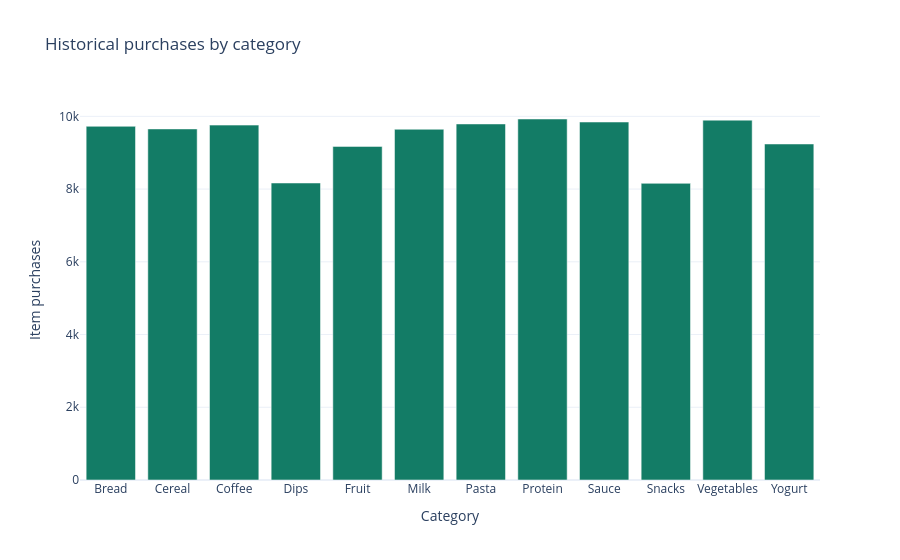
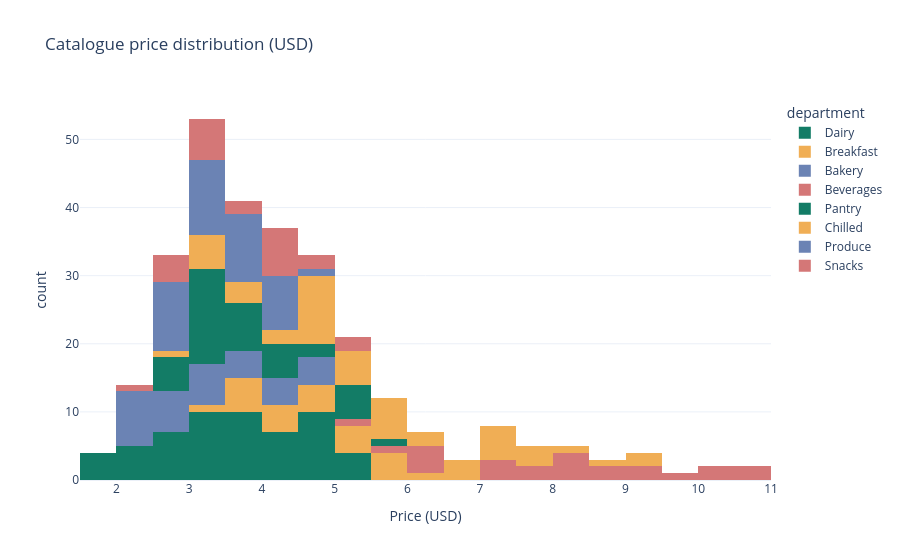
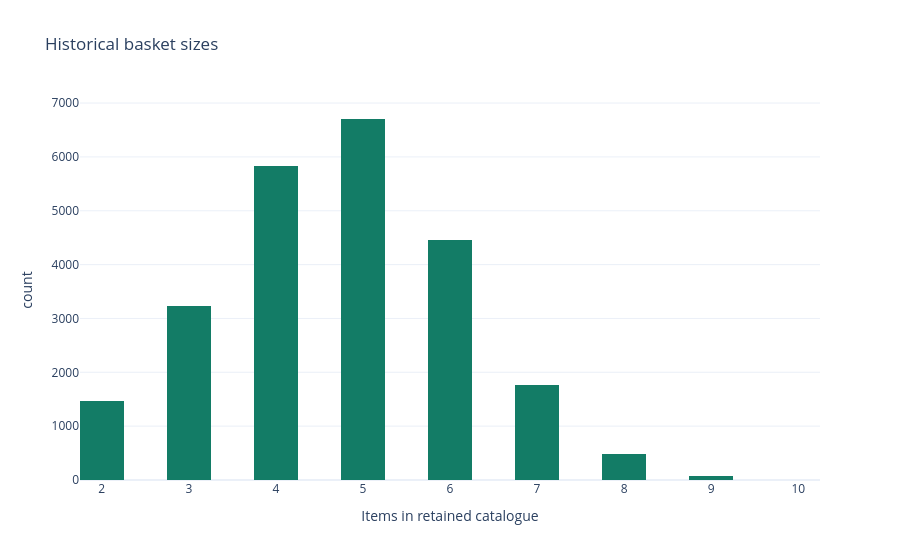

The code cell stored with these charts, in order, in its notebook:
### Markdown cell above
### 3 · Exploratory analysis and the basket matrix
Orders, not product rows, form the denominator of support. Empty retained baskets remain in that denominator. All price, popularity, reorder, vocabulary, and co-purchase features are fitted on history only. Reorder rate is the fraction of historical purchases marked as repeats; synthetic repeat flags are generated from each household's past.

### Code cell
order_to_row={v:i for i,v in enumerate(history_orders.order_id)}
rows=history.order_id.map(order_to_row).to_numpy()
cols=history.product_id.map(pid_to_idx).to_numpy()
B=sparse.csr_matrix((np.ones(len(history),dtype=np.float32),(rows,cols)),shape=(len(history_orders),len(products)))
B.data[:]=1
counts=np.asarray(B.sum(axis=0)).ravel()
products['popularity']=counts.astype(int)
products['support']=counts/len(history_orders)
rates=history.groupby('product_id').reordered.mean()
products['reorder_rate']=products.product_id.map(rates).fillna(0)
display(products[['name','category','price','popularity','reorder_rate']].head())
display(Markdown(f'**{source}** · {B.shape[0]:,} historical baskets · {B.shape[1]:,} products · matrix density {B.nnz/np.prod(B.shape):.2%}'))
fig=px.bar(products.groupby('category',as_index=False).popularity.sum(),x='category',y='popularity',title='Historical purchases by category',labels={'popularity':'Item purchases','category':'Category'})
fig.show()
px.histogram(products,x='price',color='department',title='Catalogue price distribution (USD)',labels={'price':'Price (USD)'}).show()
basket_sizes=np.asarray(B.sum(axis=1)).ravel()
px.histogram(x=basket_sizes,nbins=20,title='Historical basket sizes',labels={'x':'Items in retained catalogue','y':'Baskets'}).show()

### Figure 1 — Plotly figure (JSON) as saved in the notebook; plotly's stock layout.template omitted (floating-point values rounded to 4 significant figures)
{"data": [{"hovertemplate": "Category=%{x}<br>Item purchases=%{y}<extra></extra>", "legendgroup": "", "marker": {"color": "#137C66", "pattern": {"shape": ""}}, "name": "", "orientation": "v", "showlegend": false, "textposition": "auto", "type": "bar", "x": ["Bread", "Cereal", "Coffee", "Dips", "Fruit", "Milk", "Pasta", "Protein", "Sauce", "Snacks", "Vegetables", "Yogurt"], "xaxis": "x", "y": [9726, 9654, 9759, 8167, 9174, 9645, 9791, 9927, 9844, 8158, 9896, 9240], "yaxis": "y"}], "layout": {"barmode": "relative", "legend": {"tracegroupgap": 0}, "title": {"text": "Historical purchases by category"}, "xaxis": {"anchor": "y", "domain": [0.0, 1.0], "title": {"text": "Category"}}, "yaxis": {"anchor": "x", "domain": [0.0, 1.0], "title": {"text": "Item purchases"}}}}

### Figure 2 — Plotly figure (JSON) as saved in the notebook; plotly's stock layout.template omitted (floating-point values rounded to 4 significant figures)
{"data": [{"bingroup": "x", "hovertemplate": "department=Dairy<br>Price (USD)=%{x}<br>count=%{y}<extra></extra>", "legendgroup": "Dairy", "marker": {"color": "#137C66", "pattern": {"shape": ""}}, "name": "Dairy", "orientation": "v", "showlegend": true, "type": "histogram", "x": [2.73, 2.94, 3.61, 3.91, 3.81, 4.97, 2.72, 3.15, 3.12, 3.72, 4.04, 4.93, 2.66, 3.17, 3.33, 3.55, 4.19, 4.14, 2.75, 3.05, 3.54, 3.65, 4.54, 4.9, 3.38, 3.35, 3.88, 4.22, 4.62, 4.95, 2.84, 3.35, 3.7, 4.61, 5.18, 5.36, 3.0, 3.59, 4.36, 4.85, 4.55, 5.12, 2.95, 3.41, 4.12, 4.45, 4.55, 5.34], "xaxis": "x", "yaxis": "y"}, {"bingroup": "x", "hovertemplate": "department=Breakfast<br>Price (USD)=%{x}<br>count=%{y}<extra></extra>", "legendgroup": "Breakfast", "marker": {"color": "#F0AE55", "pattern": {"shape": ""}}, "name": "Breakfast", "orientation": "v", "showlegend": true, "type": "histogram", "x": [3.69, 3.78, 4.52, 4.62, 5.22, 6.37, 3.67, 4.4, 4.4, 4.95, 5.58, 5.76, 3.24, 4.01, 4.31, 5.26, 5.54, 6.55, 3.64, 3.87, 4.86, 5.39, 5.49, 5.88], "xaxis": "x", "yaxis": "y"}, {"bingroup": "x", "hovertemplate": "department=Bakery<br>Price (USD)=%{x}<br>count=%{y}<extra></extra>", "legendgroup": "Bakery", "marker": {"color": "#6B83B4", "pattern": {"shape": ""}}, "name": "Bakery", "orientation": "v", "showlegend": true, "type": "histogram", "x": [2.76, 2.84, 3.26, 3.49, 4.52, 4.83, 2.77, 3.23, 3.44, 3.92, 3.96, 4.31, 2.75, 3.04, 3.51, 4.07, 4.39, 4.72, 2.69, 2.94, 3.14, 3.82, 4.03, 4.59], "xaxis": "x", "yaxis": "y"}, {"bingroup": "x", "hovertemplate": "department=Beverages<br>Price (USD)=%{x}<br>count=%{y}<extra></extra>", "legendgroup": "Beverages", "marker": {"color": "#D47777", "pattern": {"shape": ""}}, "name": "Beverages", "orientation": "v", "showlegend": true, "type": "histogram", "x": [6.35, 6.46, 7.04, 8.24, 9.12, 10.75, 6.0, 7.21, 7.98, 8.46, 10.11, 9.72, 5.36, 6.27, 8.07, 8.55, 8.87, 10.42, 5.52, 7.09, 7.64, 8.41, 9.14, 10.68], "xaxis": "x", "yaxis": "y"}, {"bingroup": "x", "hovertemplate": "department=Pantry<br>Price (USD)=%{x}<br>count=%{y}<extra></extra>", "legendgroup": "Pantry", "marker": {"color": "#137C66", "pattern": {"shape": ""}}, "name": "Pantry", "orientation": "v", "showlegend": true, "type": "histogram", "x": [1.92, 2.09, 2.38, 3.14, 3.43, 3.61, 1.88, 2.49, 2.72, 3.0, 3.14, 3.31, 1.82, 2.46, 2.55, 2.7, 3.05, 3.53, 1.85, 2.44, 2.71, 3.0, 3.13, 3.56, 3.09, 3.6, 3.63, 4.35, 4.43, 5.33, 2.94, 3.25, 3.65, 4.5, 4.56, 5.79, 3.09, 3.39, 4.03, 4.0, 5.33, 5.32, 3.21, 3.21, 3.95, 4.41, 5.31, 5.42], "xaxis": "x", "yaxis": "y"}, {"bingroup": "x", "hovertemplate": "department=Chilled<br>Price (USD)=%{x}<br>count=%{y}<extra></extra>", "legendgroup": "Chilled", "marker": {"color": "#F0AE55", "pattern": {"shape": ""}}, "name": "Chilled", "orientation": "v", "showlegend": true, "type": "histogram", "x": [4.91, 5.42, 6.22, 7.21, 7.83, 7.85, 5.26, 6.14, 5.97, 7.26, 7.31, 8.98, 4.72, 5.87, 6.73, 7.57, 7.31, 9.4, 4.67, 5.16, 6.51, 7.0, 8.45, 9.21, 2.96, 3.4, 4.51, 4.55, 4.92, 5.59, 3.3, 4.01, 3.98, 5.04, 4.64, 5.67, 3.28, 3.39, 3.86, 4.57, 5.6, 5.71, 3.47, 3.9, 4.13, 4.91, 4.63, 5.17], "xaxis": "x", "yaxis": "y"}, {"bingroup": "x", "hovertemplate": "department=Produce<br>Price (USD)=%{x}<br>count=%{y}<extra></extra>", "legendgroup": "Produce", "marker": {"color": "#6B83B4", "pattern": {"shape": ""}}, "name": "Produce", "orientation": "v", "showlegend": true, "type": "histogram", "x": [2.34, 3.05, 3.04, 3.55, 3.71, 4.64, 2.27, 2.55, 3.13, 3.88, 4.21, 4.48, 2.62, 3.02, 3.18, 3.41, 4.12, 4.41, 2.37, 2.57, 3.32, 3.37, 4.25, 4.05, 2.43, 2.78, 2.81, 3.34, 3.74, 4.3, 2.33, 2.58, 2.9, 3.27, 3.77, 4.3, 2.26, 2.49, 2.81, 3.48, 3.89, 3.69, 2.08, 2.67, 2.76, 3.53, 3.52, 3.72], "xaxis": "x", "yaxis": "y"}, {"bingroup": "x", "hovertemplate": "department=Snacks<br>Price (USD)=%{x}<br>count=%{y}<extra></extra>", "legendgroup": "Snacks", "marker": {"color": "#D47777", "pattern": {"shape": ""}}, "name": "Snacks", "orientation": "v", "showlegend": true, "type": "histogram", "x": [2.53, 3.36, 3.32, 3.72, 4.48, 5.17, 2.57, 3.03, 3.76, 4.35, 4.39, 4.46, 2.47, 2.98, 3.3, 4.12, 4.06, 4.81, 2.84, 3.2, 3.35, 4.22, 4.58, 5.04], "xaxis": "x", "yaxis": "y"}], "layout": {"barmode": "relative", "legend": {"title": {"text": "department"}, "tracegroupgap": 0}, "title": {"text": "Catalogue price distribution (USD)"}, "xaxis": {"anchor": "y", "domain": [0.0, 1.0], "title": {"text": "Price (USD)"}}, "yaxis": {"anchor": "x", "domain": [0.0, 1.0], "title": {"text": "count"}}}}

### Figure 3 — Plotly figure (JSON) as saved in the notebook; plotly's stock layout.template omitted (floating-point values rounded to 4 significant figures; data arrays with more than 128 entries replaced by an {"elided": "..."} marker saying what was removed)
{"data": [{"bingroup": "x", "hovertemplate": "Items in retained catalogue=%{x}<br>count=%{y}<extra></extra>", "legendgroup": "", "marker": {"color": "#137C66", "pattern": {"shape": ""}}, "name": "", "nbinsx": 20, "orientation": "v", "showlegend": false, "type": "histogram", "x": {"elided": "24000 float values"}, "xaxis": "x", "yaxis": "y"}], "layout": {"barmode": "relative", "legend": {"tracegroupgap": 0}, "title": {"text": "Historical basket sizes"}, "xaxis": {"anchor": "y", "domain": [0.0, 1.0], "title": {"text": "Items in retained catalogue"}}, "yaxis": {"anchor": "x", "domain": [0.0, 1.0], "title": {"text": "count"}}}}
